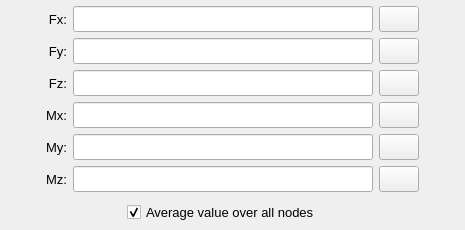
           <widget class="QWidget" name="tab_tabular_data">
            <attribute name="title">
             <string>Tabular data</string>
            </attribute>
            <layout class="QGridLayout" name="gridLayout_10">
             <property name="leftMargin">
              <number>2</number>
             </property>
             <property name="topMargin">
              <number>2</number>
             </property>
             <property name="rightMargin">
              <number>2</number>
             </property>
             <property name="bottomMargin">
              <number>2</number>
             </property>
             <property name="spacing">
              <number>2</number>
             </property>
             <item row="0" column="0">
              <widget class="QFrame" name="frame_9">
               <property name="frameShape">
                <enum>QFrame::Shape::NoFrame</enum>
               </property>
               <property name="frameShadow">
                <enum>QFrame::Shadow::Raised</enum>
               </property>
               <layout class="QGridLayout" name="gridLayout_3">
                <property name="leftMargin">
                 <number>4</number>
                </property>
                <property name="topMargin">
                 <number>4</number>
                </property>
                <property name="rightMargin">
                 <number>4</number>
                </property>
                <property name="bottomMargin">
                 <number>2</number>
                </property>
                <property name="spacing">
                 <number>6</number>
                </property>
                <item row="0" column="4">
                 <spacer name="horizontalSpacer_4">
                  <property name="orientation">
                   <enum>Qt::Orientation::Horizontal</enum>
                  </property>
                  <property name="sizeHint" stdset="0">
                   <size>
                    <width>40</width>
                    <height>20</height>
                   </size>
                  </property>
                 </spacer>
                </item>
                <item row="0" column="0">
                 <spacer name="horizontalSpacer_3">
                  <property name="orientation">
                   <enum>Qt::Orientation::Horizontal</enum>
                  </property>
                  <property name="sizeHint" stdset="0">
                   <size>
                    <width>40</width>
                    <height>20</height>
                   </size>
                  </property>
                 </spacer>
                </item>
                <item row="2" column="3">
                 <widget class="QPushButton" name="pushButton_load_Fz_table">
                  <property name="enabled">
                   <bool>true</bool>
                  </property>
                  <property name="sizePolicy">
                   <sizepolicy hsizetype="Expanding" vsizetype="Fixed">
                    <horstretch>0</horstretch>
                    <verstretch>0</verstretch>
                   </sizepolicy>
                  </property>
                  <property name="minimumSize">
                   <size>
                    <width>40</width>
                    <height>26</height>
                   </size>
                  </property>
                  <property name="maximumSize">
                   <size>
                    <width>40</width>
                    <height>26</height>
                   </size>
                  </property>
                  <property name="font">
                   <font>
                    <pointsize>10</pointsize>
                    <bold>false</bold>
                   </font>
                  </property>
                  <property name="styleSheet">
                   <string notr="true"/>
                  </property>
                  <property name="text">
                   <string/>
                  </property>
                  <property name="icon">
                   <iconset resource="../../../../icons/dark_theme/resources.qrc">
                    <normaloff>:/icons/document_search_blue.png</normaloff>:/icons/document_search_blue.png</iconset>
                  </property>
                  <property name="iconSize">
                   <size>
                    <width>20</width>
                    <height>20</height>
                   </size>
                  </property>
                  <property name="autoDefault">
                   <bool>false</bool>
                  </property>
                 </widget>
                </item>
                <item row="3" column="2">
                 <widget class="QLineEdit" name="lineEdit_path_table_Mx">
                  <property name="enabled">
                   <bool>true</bool>
                  </property>
                  <property name="minimumSize">
                   <size>
                    <width>300</width>
                    <height>26</height>
                   </size>
                  </property>
                  <property name="maximumSize">
                   <size>
                    <width>300</width>
                    <height>26</height>
                   </size>
                  </property>
                  <property name="alignment">
                   <set>Qt::AlignmentFlag::AlignCenter</set>
                  </property>
                  <property name="clearButtonEnabled">
                   <bool>true</bool>
                  </property>
                 </widget>
                </item>
                <item row="3" column="3">
                 <widget class="QPushButton" name="pushButton_load_Mx_table">
                  <property name="enabled">
                   <bool>true</bool>
                  </property>
                  <property name="sizePolicy">
                   <sizepolicy hsizetype="Expanding" vsizetype="Fixed">
                    <horstretch>0</horstretch>
                    <verstretch>0</verstretch>
                   </sizepolicy>
                  </property>
                  <property name="minimumSize">
                   <size>
                    <width>40</width>
                    <height>26</height>
                   </size>
                  </property>
                  <property name="maximumSize">
                   <size>
                    <width>40</width>
                    <height>26</height>
                   </size>
                  </property>
                  <property name="font">
                   <font>
                    <pointsize>10</pointsize>
                    <bold>false</bold>
                   </font>
                  </property>
                  <property name="styleSheet">
                   <string notr="true"/>
                  </property>
                  <property name="text">
                   <string/>
                  </property>
                  <property name="icon">
                   <iconset resource="../../../../icons/dark_theme/resources.qrc">
                    <normaloff>:/icons/document_search_blue.png</normaloff>:/icons/document_search_blue.png</iconset>
                  </property>
                  <property name="iconSize">
                   <size>
                    <width>20</width>
                    <height>20</height>
                   </size>
                  </property>
                  <property name="autoDefault">
                   <bool>false</bool>
                  </property>
                 </widget>
                </item>
                <item row="0" column="1">
                 <widget class="QLabel" name="label_Fx_table">
                  <property name="enabled">
                   <bool>true</bool>
                  </property>
                  <property name="minimumSize">
                   <size>
                    <width>0</width>
                    <height>26</height>
                   </size>
                  </property>
                  <property name="maximumSize">
                   <size>
                    <width>38</width>
                    <height>26</height>
                   </size>
                  </property>
                  <property name="font">
                   <font>
                    <pointsize>10</pointsize>
                    <bold>false</bold>
                   </font>
                  </property>
                  <property name="text">
                   <string>Fx:</string>
                  </property>
                  <property name="alignment">
                   <set>Qt::AlignmentFlag::AlignRight|Qt::AlignmentFlag::AlignTrailing|Qt::AlignmentFlag::AlignVCenter</set>
                  </property>
                 </widget>
                </item>
                <item row="5" column="3">
                 <widget class="QPushButton" name="pushButton_load_Mz_table">
                  <property name="enabled">
                   <bool>true</bool>
                  </property>
                  <property name="sizePolicy">
                   <sizepolicy hsizetype="Expanding" vsizetype="Fixed">
                    <horstretch>0</horstretch>
                    <verstretch>0</verstretch>
                   </sizepolicy>
                  </property>
                  <property name="minimumSize">
                   <size>
                    <width>40</width>
                    <height>26</height>
                   </size>
                  </property>
                  <property name="maximumSize">
                   <size>
                    <width>40</width>
                    <height>26</height>
                   </size>
                  </property>
                  <property name="font">
                   <font>
                    <pointsize>10</pointsize>
                    <bold>false</bold>
                   </font>
                  </property>
                  <property name="styleSheet">
                   <string notr="true"/>
                  </property>
                  <property name="text">
                   <string/>
                  </property>
                  <property name="icon">
                   <iconset resource="../../../../icons/dark_theme/resources.qrc">
                    <normaloff>:/icons/document_search_blue.png</normaloff>:/icons/document_search_blue.png</iconset>
                  </property>
                  <property name="iconSize">
                   <size>
                    <width>20</width>
                    <height>20</height>
                   </size>
                  </property>
                  <property name="autoDefault">
                   <bool>false</bool>
                  </property>
                 </widget>
                </item>
                <item row="1" column="1">
                 <widget class="QLabel" name="label_Fy_table">
                  <property name="enabled">
                   <bool>true</bool>
                  </property>
                  <property name="minimumSize">
                   <size>
                    <width>0</width>
                    <height>26</height>
                   </size>
                  </property>
                  <property name="maximumSize">
                   <size>
                    <width>38</width>
                    <height>26</height>
                   </size>
                  </property>
                  <property name="font">
                   <font>
                    <pointsize>10</pointsize>
                    <bold>false</bold>
                   </font>
                  </property>
                  <property name="text">
                   <string>Fy:</string>
                  </property>
                  <property name="alignment">
                   <set>Qt::AlignmentFlag::AlignRight|Qt::AlignmentFlag::AlignTrailing|Qt::AlignmentFlag::AlignVCenter</set>
                  </property>
                 </widget>
                </item>
                <item row="3" column="1">
                 <widget class="QLabel" name="label_Mx_table">
                  <property name="enabled">
                   <bool>true</bool>
                  </property>
                  <property name="minimumSize">
                   <size>
                    <width>0</width>
                    <height>26</height>
                   </size>
                  </property>
                  <property name="maximumSize">
                   <size>
                    <width>38</width>
                    <height>26</height>
                   </size>
                  </property>
                  <property name="font">
                   <font>
                    <pointsize>10</pointsize>
                    <bold>false</bold>
                   </font>
                  </property>
                  <property name="text">
                   <string>Mx:</string>
                  </property>
                  <property name="alignment">
                   <set>Qt::AlignmentFlag::AlignRight|Qt::AlignmentFlag::AlignTrailing|Qt::AlignmentFlag::AlignVCenter</set>
                  </property>
                 </widget>
                </item>
                <item row="0" column="2">
                 <widget class="QLineEdit" name="lineEdit_path_table_Fx">
                  <property name="enabled">
                   <bool>true</bool>
                  </property>
                  <property name="minimumSize">
                   <size>
                    <width>300</width>
                    <height>26</height>
                   </size>
                  </property>
                  <property name="maximumSize">
                   <size>
                    <width>300</width>
                    <height>26</height>
                   </size>
                  </property>
                  <property name="styleSheet">
                   <string notr="true"/>
                  </property>
                  <property name="alignment">
                   <set>Qt::AlignmentFlag::AlignCenter</set>
                  </property>
                  <property name="clearButtonEnabled">
                   <bool>true</bool>
                  </property>
                 </widget>
                </item>
                <item row="2" column="2">
                 <widget class="QLineEdit" name="lineEdit_path_table_Fz">
                  <property name="enabled">
                   <bool>true</bool>
                  </property>
                  <property name="minimumSize">
                   <size>
                    <width>300</width>
                    <height>26</height>
                   </size>
                  </property>
                  <property name="maximumSize">
                   <size>
                    <width>300</width>
                    <height>26</height>
                   </size>
                  </property>
                  <property name="alignment">
                   <set>Qt::AlignmentFlag::AlignCenter</set>
                  </property>
                  <property name="clearButtonEnabled">
                   <bool>true</bool>
                  </property>
                 </widget>
                </item>
                <item row="5" column="2">
                 <widget class="QLineEdit" name="lineEdit_path_table_Mz">
                  <property name="enabled">
                   <bool>true</bool>
                  </property>
                  <property name="minimumSize">
                   <size>
                    <width>300</width>
                    <height>26</height>
                   </size>
                  </property>
                  <property name="maximumSize">
                   <size>
                    <width>300</width>
                    <height>26</height>
                   </size>
                  </property>
                  <property name="alignment">
                   <set>Qt::AlignmentFlag::AlignCenter</set>
                  </property>
                  <property name="clearButtonEnabled">
                   <bool>true</bool>
                  </property>
                 </widget>
                </item>
                <item row="4" column="1">
                 <widget class="QLabel" name="label_My_table">
                  <property name="enabled">
                   <bool>true</bool>
                  </property>
                  <property name="minimumSize">
                   <size>
                    <width>0</width>
                    <height>26</height>
                   </size>
                  </property>
                  <property name="maximumSize">
                   <size>
                    <width>38</width>
                    <height>26</height>
                   </size>
                  </property>
                  <property name="font">
                   <font>
                    <pointsize>10</pointsize>
                    <bold>false</bold>
                   </font>
                  </property>
                  <property name="text">
                   <string>My:</string>
                  </property>
                  <property name="alignment">
                   <set>Qt::AlignmentFlag::AlignRight|Qt::AlignmentFlag::AlignTrailing|Qt::AlignmentFlag::AlignVCenter</set>
                  </property>
                 </widget>
                </item>
                <item row="1" column="2">
                 <widget class="QLineEdit" name="lineEdit_path_table_Fy">
                  <property name="enabled">
                   <bool>true</bool>
                  </property>
                  <property name="minimumSize">
                   <size>
                    <width>300</width>
                    <height>26</height>
                   </size>
                  </property>
                  <property name="maximumSize">
                   <size>
                    <width>300</width>
                    <height>26</height>
                   </size>
                  </property>
                  <property name="styleSheet">
                   <string notr="true"/>
                  </property>
                  <property name="alignment">
                   <set>Qt::AlignmentFlag::AlignCenter</set>
                  </property>
                  <property name="clearButtonEnabled">
                   <bool>true</bool>
                  </property>
                 </widget>
                </item>
                <item row="5" column="1">
                 <widget class="QLabel" name="label_Mz_table">
                  <property name="enabled">
                   <bool>true</bool>
                  </property>
                  <property name="minimumSize">
                   <size>
                    <width>0</width>
                    <height>26</height>
                   </size>
                  </property>
                  <property name="maximumSize">
                   <size>
                    <width>38</width>
                    <height>26</height>
                   </size>
                  </property>
                  <property name="font">
                   <font>
                    <pointsize>10</pointsize>
                    <bold>false</bold>
                   </font>
                  </property>
                  <property name="text">
                   <string>Mz:</string>
                  </property>
                  <property name="alignment">
                   <set>Qt::AlignmentFlag::AlignRight|Qt::AlignmentFlag::AlignTrailing|Qt::AlignmentFlag::AlignVCenter</set>
                  </property>
                 </widget>
                </item>
                <item row="1" column="3">
                 <widget class="QPushButton" name="pushButton_load_Fy_table">
                  <property name="enabled">
                   <bool>true</bool>
                  </property>
                  <property name="sizePolicy">
                   <sizepolicy hsizetype="Expanding" vsizetype="Fixed">
                    <horstretch>0</horstretch>
                    <verstretch>0</verstretch>
                   </sizepolicy>
                  </property>
                  <property name="minimumSize">
                   <size>
                    <width>40</width>
                    <height>26</height>
                   </size>
                  </property>
                  <property name="maximumSize">
                   <size>
                    <width>40</width>
                    <height>26</height>
                   </size>
                  </property>
                  <property name="font">
                   <font>
                    <pointsize>10</pointsize>
                    <bold>false</bold>
                   </font>
                  </property>
                  <property name="styleSheet">
                   <string notr="true"/>
                  </property>
                  <property name="text">
                   <string/>
                  </property>
                  <property name="icon">
                   <iconset resource="../../../../icons/dark_theme/resources.qrc">
                    <normaloff>:/icons/document_search_blue.png</normaloff>:/icons/document_search_blue.png</iconset>
                  </property>
                  <property name="iconSize">
                   <size>
                    <width>20</width>
                    <height>20</height>
                   </size>
                  </property>
                  <property name="autoDefault">
                   <bool>false</bool>
                  </property>
                 </widget>
                </item>
                <item row="4" column="3">
                 <widget class="QPushButton" name="pushButton_load_My_table">
                  <property name="enabled">
                   <bool>true</bool>
                  </property>
                  <property name="sizePolicy">
                   <sizepolicy hsizetype="Expanding" vsizetype="Fixed">
                    <horstretch>0</horstretch>
                    <verstretch>0</verstretch>
                   </sizepolicy>
                  </property>
                  <property name="minimumSize">
                   <size>
                    <width>40</width>
                    <height>26</height>
                   </size>
                  </property>
                  <property name="maximumSize">
                   <size>
                    <width>40</width>
                    <height>26</height>
                   </size>
                  </property>
                  <property name="font">
                   <font>
                    <pointsize>10</pointsize>
                    <bold>false</bold>
                   </font>
                  </property>
                  <property name="styleSheet">
                   <string notr="true"/>
                  </property>
                  <property name="text">
                   <string/>
                  </property>
                  <property name="icon">
                   <iconset resource="../../../../icons/dark_theme/resources.qrc">
                    <normaloff>:/icons/document_search_blue.png</normaloff>:/icons/document_search_blue.png</iconset>
                  </property>
                  <property name="iconSize">
                   <size>
                    <width>20</width>
                    <height>20</height>
                   </size>
                  </property>
                  <property name="autoDefault">
                   <bool>false</bool>
                  </property>
                 </widget>
                </item>
                <item row="2" column="1">
                 <widget class="QLabel" name="label_Fz_table">
                  <property name="enabled">
                   <bool>true</bool>
                  </property>
                  <property name="minimumSize">
                   <size>
                    <width>0</width>
                    <height>26</height>
                   </size>
                  </property>
                  <property name="maximumSize">
                   <size>
                    <width>38</width>
                    <height>26</height>
                   </size>
                  </property>
                  <property name="font">
                   <font>
                    <pointsize>10</pointsize>
                    <bold>false</bold>
                   </font>
                  </property>
                  <property name="text">
                   <string>Fz:</string>
                  </property>
                  <property name="alignment">
                   <set>Qt::AlignmentFlag::AlignRight|Qt::AlignmentFlag::AlignTrailing|Qt::AlignmentFlag::AlignVCenter</set>
                  </property>
                 </widget>
                </item>
                <item row="4" column="2">
                 <widget class="QLineEdit" name="lineEdit_path_table_My">
                  <property name="enabled">
                   <bool>true</bool>
                  </property>
                  <property name="minimumSize">
                   <size>
                    <width>300</width>
                    <height>26</height>
                   </size>
                  </property>
                  <property name="maximumSize">
                   <size>
                    <width>300</width>
                    <height>26</height>
                   </size>
                  </property>
                  <property name="alignment">
                   <set>Qt::AlignmentFlag::AlignCenter</set>
                  </property>
                  <property name="clearButtonEnabled">
                   <bool>true</bool>
                  </property>
                 </widget>
                </item>
                <item row="0" column="3">
                 <widget class="QPushButton" name="pushButton_load_Fx_table">
                  <property name="enabled">
                   <bool>true</bool>
                  </property>
                  <property name="sizePolicy">
                   <sizepolicy hsizetype="Expanding" vsizetype="Fixed">
                    <horstretch>0</horstretch>
                    <verstretch>0</verstretch>
                   </sizepolicy>
                  </property>
                  <property name="minimumSize">
                   <size>
                    <width>40</width>
                    <height>26</height>
                   </size>
                  </property>
                  <property name="maximumSize">
                   <size>
                    <width>40</width>
                    <height>26</height>
                   </size>
                  </property>
                  <property name="font">
                   <font>
                    <pointsize>10</pointsize>
                    <bold>false</bold>
                   </font>
                  </property>
                  <property name="styleSheet">
                   <string notr="true"/>
                  </property>
                  <property name="text">
                   <string/>
                  </property>
                  <property name="icon">
                   <iconset resource="../../../../icons/dark_theme/resources.qrc">
                    <normaloff>:/icons/document_search_blue.png</normaloff>:/icons/document_search_blue.png</iconset>
                  </property>
                  <property name="iconSize">
                   <size>
                    <width>20</width>
                    <height>20</height>
                   </size>
                  </property>
                  <property name="autoDefault">
                   <bool>false</bool>
                  </property>
                 </widget>
                </item>
                <item row="6" column="2">
                 <widget class="QFrame" name="frame_21">
                  <property name="minimumSize">
                   <size>
                    <width>0</width>
                    <height>28</height>
                   </size>
                  </property>
                  <property name="maximumSize">
                   <size>
                    <width>16777215</width>
                    <height>28</height>
                   </size>
                  </property>
                  <property name="frameShape">
                   <enum>QFrame::Shape::NoFrame</enum>
                  </property>
                  <property name="frameShadow">
                   <enum>QFrame::Shadow::Raised</enum>
                  </property>
                  <layout class="QGridLayout" name="gridLayout_17">
                   <property name="leftMargin">
                    <number>0</number>
                   </property>
                   <property name="topMargin">
                    <number>0</number>
                   </property>
                   <property name="rightMargin">
                    <number>0</number>
                   </property>
                   <property name="bottomMargin">
                    <number>0</number>
                   </property>
                   <property name="spacing">
                    <number>0</number>
                   </property>
                   <item row="0" column="1">
                    <widget class="QCheckBox" name="checkBox_averaged_table_values">
                     <property name="minimumSize">
                      <size>
                       <width>0</width>
                       <height>28</height>
                      </size>
                     </property>
                     <property name="maximumSize">
                      <size>
                       <width>220</width>
                       <height>28</height>
                      </size>
                     </property>
                     <property name="font">
                      <font>
                       <pointsize>10</pointsize>
                       <bold>false</bold>
                      </font>
                     </property>
                     <property name="text">
                      <string>Average value over all nodes</string>
                     </property>
                     <property name="checked">
                      <bool>true</bool>
                     </property>
                    </widget>
                   </item>
                   <item row="0" column="0">
                    <spacer name="horizontalSpacer_13">
                     <property name="orientation">
                      <enum>Qt::Orientation::Horizontal</enum>
                     </property>
                     <property name="sizeHint" stdset="0">
                      <size>
                       <width>40</width>
                       <height>20</height>
                      </size>
                     </property>
                    </spacer>
                   </item>
                   <item row="0" column="2">
                    <spacer name="horizontalSpacer_14">
                     <property name="orientation">
                      <enum>Qt::Orientation::Horizontal</enum>
                     </property>
                     <property name="sizeHint" stdset="0">
                      <size>
                       <width>40</width>
                       <height>20</height>
                      </size>
                     </property>
                    </spacer>
                   </item>
                  </layout>
                 </widget>
                </item>
               </layout>
              </widget>
             </item>
            </layout>
           </widget>
